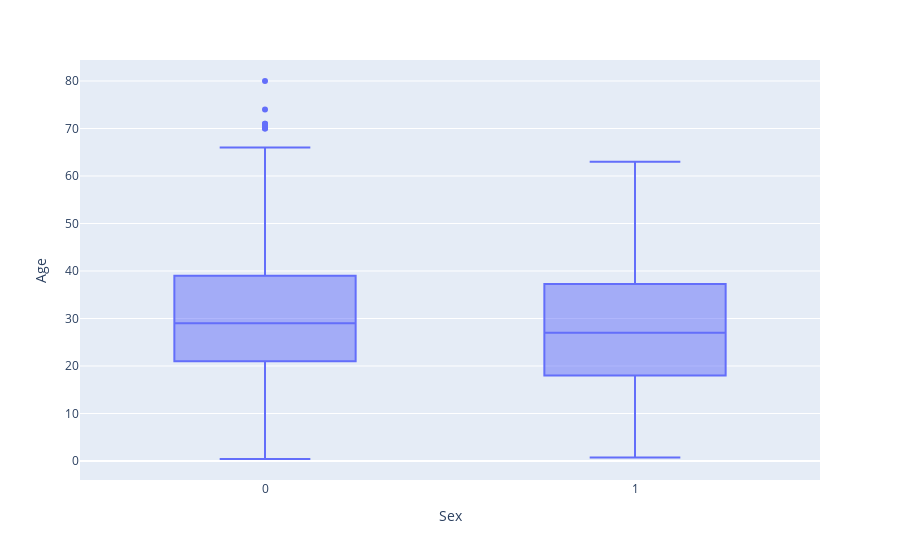

The code cell stored with this chart in its notebook:
### Code cell
px.box(titanic_cleaned, x = 'Sex', y = 'Age')

### Figure 1 — Plotly figure (JSON) as saved in the notebook; plotly's stock layout.template omitted (floating-point values rounded to 4 significant figures; data arrays with more than 128 entries replaced by an {"elided": "..."} marker saying what was removed)
{"data": [{"alignmentgroup": "True", "hovertemplate": "Sex=%{x}<br>Age=%{y}<extra></extra>", "legendgroup": "", "marker": {"color": "#636efa"}, "name": "", "notched": false, "offsetgroup": "", "orientation": "v", "showlegend": false, "type": "box", "x": {"elided": "891 int values"}, "x0": " ", "xaxis": "x", "y": {"elided": "891 float values"}, "y0": " ", "yaxis": "y"}], "layout": {"boxmode": "group", "legend": {"tracegroupgap": 0}, "margin": {"t": 60}, "xaxis": {"anchor": "y", "domain": [0, 1], "title": {"text": "Sex"}}, "yaxis": {"anchor": "x", "domain": [0, 1], "title": {"text": "Age"}}}}
